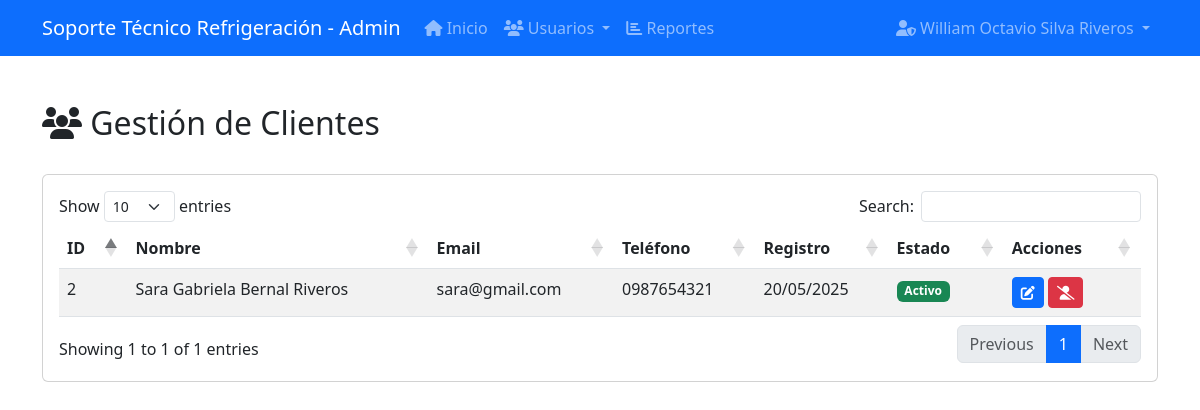
Page /admin/clientes.php (signed in) on the committed database.
### tables this page shows
CREATE TABLE `usuarios` (
  `id` int(11) NOT NULL,
  `nombre` varchar(100) NOT NULL,
  `email` varchar(100) NOT NULL,
  `password` varchar(255) NOT NULL,
  `telefono` varchar(20) DEFAULT NULL,
  `direccion` text DEFAULT NULL,
  `rol` enum('admin','tecnico','cliente') NOT NULL,
  `fecha_registro` datetime DEFAULT current_timestamp(),
  `activo` tinyint(1) DEFAULT 1
);

### admin/clientes.php (the view, shortened to what this page needs)
<?php
$db = new Database();
$conn = $db->getConnection();
$action = $_GET['action'] ?? 'list';
$id = $_GET['id'] ?? 0;
$query = "SELECT * FROM usuarios WHERE rol = 'cliente' ORDER BY nombre";
$clientes = $conn->query($query)->fetch_all(MYSQLI_ASSOC);
?>
<!DOCTYPE html>
<html lang="es">
<head>
    <link href="https://cdn.jsdelivr.net/npm/bootstrap@5.3.0/dist/css/bootstrap.min.css" rel="stylesheet">
    <link rel="stylesheet" href="https://cdnjs.cloudflare.com/ajax/libs/font-awesome/6.4.0/css/all.min.css">
    <link rel="stylesheet" href="https://cdn.datatables.net/1.13.4/css/dataTables.bootstrap5.min.css">
</head>
<body>
    <?php include_once '../includes/navbar_admin.php'; ?>
    <div class="container my-5">
        <div class="d-flex justify-content-between align-items-center mb-4">
            <h2><i class="fas fa-users"></i> Gestión de Clientes</h2>
        </div>
        <?php if ($action === 'edit'): ?>
            <div class="card">
                <div class="card-header bg-primary text-white">
                    <h5 class="mb-0"><i class="fas fa-edit"></i> Editar Cliente</h5>
                </div>
                <div class="card-body">
                    <form method="POST" action="clientes.php?action=edit&id=<?php echo $id; ?>">
                        <div class="row g-3">
                            <div class="col-md-6">
                                <label for="nombre" class="form-label">Nombre Completo *</label>
                                <input type="text" class="form-control" id="nombre" name="nombre"
                                       value="<?php echo htmlspecialchars($cliente['nombre']); ?>" required>
                            </div>
                            <div class="col-md-6">
                                <label for="email" class="form-label">Email *</label>
                                <input type="email" class="form-control" id="email" name="email"
                                       value="<?php echo htmlspecialchars($cliente['email']); ?>" required>
                            </div>
                            <div class="col-md-6">
                                <label for="telefono" class="form-label">Teléfono</label>
                                <input type="tel" class="form-control" id="telefono" name="telefono"
                                       value="<?php echo htmlspecialchars($cliente['telefono'] ?? ''); ?>">
                            </div>
                            <div class="col-md-6">
                                <label for="direccion" class="form-label">Dirección</label>
                                <textarea class="form-control" id="direccion" name="direccion" rows="1"><?php echo htmlspecialchars($cliente['direccion'] ?? ''); ?></textarea>
                            </div>
                            <div class="col-12">
                                <div class="form-check">
                                    <input class="form-check-input" type="checkbox" id="activo" name="activo" <?php echo $cliente['activo'] ? 'checked' : ''; ?>>
                                    <label class="form-check-label" for="activo">
                                        Cliente activo
                                    </label>
                                </div>
                            </div>
                            <div class="col-12 mt-4">
                                <button type="submit" class="btn btn-primary">
                                    <i class="fas fa-save"></i> Guardar Cambios
                                </button>
                                <a href="clientes.php" class="btn btn-secondary">
                                    <i class="fas fa-times"></i> Cancelar
                                </a>
                            </div>
                        </div>
                    </form>
                </div>
            </div>
        <?php else: ?>
            <div class="card">
                <div class="card-body">
                    <div class="table-responsive">
                        <table id="clientesTable" class="table table-striped table-hover">
                            <thead>
                                <tr>
                                    <th>ID</th>
                                    <th>Nombre</th>
                                    <th>Email</th>
                                    <th>Teléfono</th>
                                    <th>Registro</th>
                                    <th>Estado</th>
                                    <th>Acciones</th>
                                </tr>
                            </thead>
                            <tbody>
                                <?php foreach ($clientes as $cliente): ?>
                                    <tr>
                                        <td><?php echo $cliente['id']; ?></td>
                                        <td><?php echo htmlspecialchars($cliente['nombre']); ?></td>
                                        <td><?php echo htmlspecialchars($cliente['email']); ?></td>
                                        <td><?php echo htmlspecialchars($cliente['telefono'] ?? 'N/A'); ?></td>
                                        <td><?php echo date('d/m/Y', strtotime($cliente['fecha_registro'])); ?></td>
                                        <td>
                                            <?php if ($cliente['activo']): ?>
                                                <span class="badge bg-success">Activo</span>
                                            <?php else: ?>
                                                <span class="badge bg-danger">Inactivo</span>
                                            <?php endif; ?>
                                        </td>
                                        <td>
                                            <a href="clientes.php?action=edit&id=<?php echo $cliente['id']; ?>" class="btn btn-sm btn-primary" title="Editar">
                                                <i class="fas fa-edit"></i>
                                            </a>
                                            <?php if ($cliente['activo']): ?>
                                                <a href="clientes.php?action=delete&id=<?php echo $cliente['id']; ?>" class="btn btn-sm btn-danger" title="Desactivar" onclick="return confirm('¿Estás seguro de desactivar este cliente?');">
                                                    <i class="fas fa-user-slash"></i>
                                                </a>
                                            <?php else: ?>
                                                <a href="clientes.php?action=activate&id=<?php echo $cliente['id']; ?>" class="btn btn-sm btn-success" title="Activar" onclick="return confirm('¿Estás seguro de activar este cliente?');">
                                                    <i class="fas fa-user-check"></i>
                                                </a>
                                            <?php endif; ?>
                                        </td>
                                    </tr>
                                <?php endforeach; ?>
                            </tbody>
                        </table>
                    </div>
                </div>
            </div>
        <?php endif; ?>
    </div>
</body>
</html>

### includes/navbar_admin.php (shortened to what this page needs)
<nav class="navbar navbar-expand-lg navbar-dark bg-primary">
    <div class="container">
        <a class="navbar-brand" href="dashboard.php"><?php echo APP_NAME; ?> - Admin</a>
        <div class="collapse navbar-collapse" id="navbarNav">
            <ul class="navbar-nav me-auto">
                <li class="nav-item">
                    <a class="nav-link" href="dashboard.php"><i class="fas fa-home"></i> Inicio</a>
                </li>
                <li class="nav-item dropdown">
                    <a class="nav-link dropdown-toggle" href="#" id="navbarDropdownUsuarios" role="button" data-bs-toggle="dropdown">
                        <i class="fas fa-users"></i> Usuarios
                    </a>
                </li>
                <li class="nav-item">
                    <a class="nav-link" href="reportes.php"><i class="fas fa-chart-bar"></i> Reportes</a>
                </li>
            </ul>
            <ul class="navbar-nav ms-auto">
                <li class="nav-item dropdown">
                    <a class="nav-link dropdown-toggle" href="#" id="navbarDropdownAdmin" role="button" data-bs-toggle="dropdown">
                        <i class="fas fa-user-shield"></i> <?php echo htmlspecialchars($_SESSION['user_nombre']); ?>
                    </a>
                </li>
            </ul>
        </div>
    </div>
</nav>

### rows in the picture
usuarios: id "2", nombre "Sara Gabriela Bernal Riveros", email "sara@gmail.com", telefono "0987654321", fecha_registro "20/05/2025", activo "Activo"

### other values in the picture
APP_NAME "Soporte Técnico Refrigeración"
$_SESSION['user_nombre'] "William Octavio Silva Riveros"
